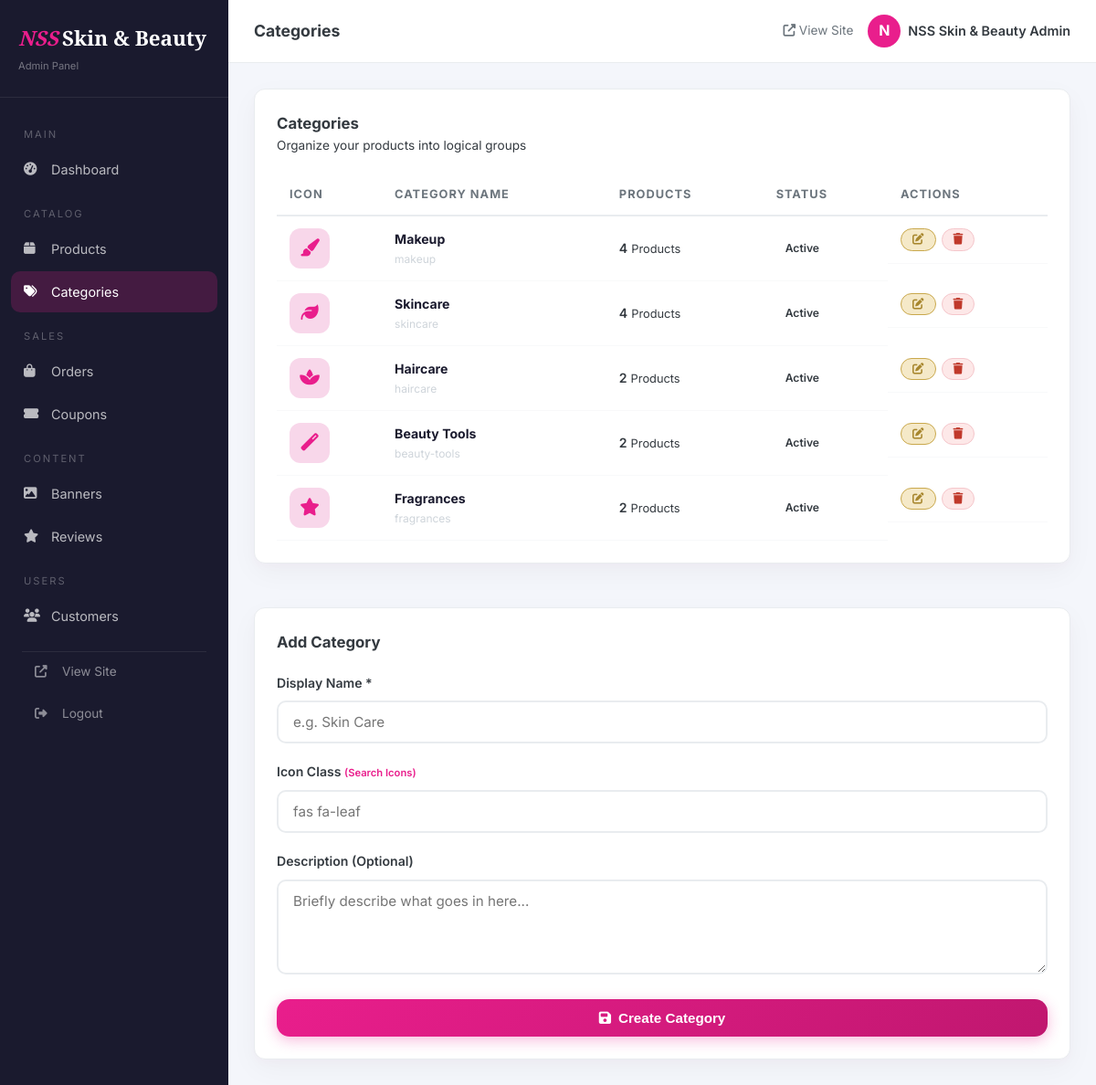
The app's page /categories.php (signed in) with its own data.
### tables this page shows
CREATE TABLE `categories` (
  `id` int(11) NOT NULL AUTO_INCREMENT,
  `name` varchar(100) NOT NULL,
  `slug` varchar(120) NOT NULL,
  `description` text DEFAULT NULL,
  `image` varchar(255) DEFAULT NULL,
  `icon` varchar(100) DEFAULT NULL,
  `parent_id` int(11) DEFAULT NULL,
  `status` enum('active','inactive') DEFAULT 'active',
  `sort_order` int(11) DEFAULT 0,
  `created_at` timestamp NOT NULL DEFAULT CURRENT_TIMESTAMP,
  PRIMARY KEY (`id`),
  UNIQUE KEY `slug` (`slug`),
  KEY `parent_id` (`parent_id`)
);

### database.php (called while the page is built, shortened)
<?php
class Database {
    private static $instance = null;
    private $conn;
    private function __construct() {
        try {
            $dsn = "mysql:host=" . DB_HOST . ";dbname=" . DB_NAME . ";charset=" . DB_CHARSET;
            $options = [
                PDO::ATTR_ERRMODE            => PDO::ERRMODE_EXCEPTION,
                PDO::ATTR_DEFAULT_FETCH_MODE => PDO::FETCH_ASSOC,
                PDO::ATTR_EMULATE_PREPARES   => false,
            ];
            $this->conn = new PDO($dsn, DB_USER, DB_PASS, $options);
        } catch (PDOException $e) {
            die('<div style="font-family:sans-serif;text-align:center;padding:40px;color:#c0392b;">
                <h2>Database Connection Error</h2>
                <p>Please make sure MySQL is running and the database <strong>ns_beauty</strong> exists.</p>
                <p><small>' . htmlspecialchars($e->getMessage()) . '</small></p>
                </div>');
        }
    }
    public static function getInstance() {
        if (self::$instance === null) {
            self::$instance = new self();
        }
        return self::$instance;
    }
    public function query($sql, $params = []) {
        $stmt = $this->conn->prepare($sql);
        $stmt->execute($params);
        return $stmt;
    }
    public function fetchAll($sql, $params = []) {
        return $this->query($sql, $params)->fetchAll();
    }
}
function db() {
    return Database::getInstance();
}

### functions.php (called while the page is built, shortened)
<?php
function sanitize($input) {
    return htmlspecialchars(trim($input), ENT_QUOTES, 'UTF-8');
}
    ?>

### categories.php (the view, shortened to what this page needs)
<?php
require_once '../includes/functions.php';
$editId = (int)($_GET['edit']??0);
$editCat = $editId ? db()->fetchOne("SELECT * FROM categories WHERE id=?",[$editId]) : null;
$categories = db()->fetchAll("SELECT c.*, (SELECT COUNT(*) FROM products WHERE category_id=c.id) as pcount FROM categories c ORDER BY c.sort_order");
?>
<!DOCTYPE html>
<html lang="en">
<head>
    <link rel="stylesheet" href="https://cdnjs.cloudflare.com/ajax/libs/font-awesome/6.5.0/css/all.min.css">
    <link rel="stylesheet" href="<?= SITE_URL ?>/assets/css/style.css">
</head>
<body>
<div class="admin-body">
    <?php include 'includes/sidebar.php'; ?>
    <div class="admin-main">
        <?php include 'includes/topbar.php'; ?>
        <div class="admin-content">
            <div style="display:grid;grid-template-columns: 1fr 340px; gap: 24px; align-items: start;">
                <div class="admin-card shadow-premium">
                    <div class="admin-card-header">
                        <div>
                            <h3>Categories</h3>
                            <p style="color:var(--gray-500);font-size:0.85rem">Organize your products into logical groups</p>
                        </div>
                    </div>
                    <div class="table-responsive">
                        <table class="data-table">
                            <thead>
                                <tr>
                                    <th>Icon</th>
                                    <th>Category Name</th>
                                    <th>Products</th>
                                    <th>Status</th>
                                    <th>Actions</th>
                                </tr>
                            </thead>
                            <tbody>
                                <?php foreach ($categories as $c): ?>
                                    <tr>
                                        <td><div class="category-icon-preview"><i class="<?= $c['icon'] ?: 'fas fa-folder' ?>"></i></div></td>
                                        <td>
                                            <div style="font-weight:700;color:var(--dark)"><?= sanitize($c['name']) ?></div>
                                            <div style="font-size:0.75rem;color:var(--gray-400)"><?= $c['slug'] ?></div>
                                        </td>
                                        <td><span style="font-weight:600"><?= $c['pcount'] ?></span> <span style="font-size:0.8rem;color:var(--gray-500)">Products</span></td>
                                        <td><span class="order-status status-<?= $c['status'] ?>"><?= ucfirst($c['status']) ?></span></td>
                                        <td class="table-actions">
                                            <a href="?edit=<?= $c['id'] ?>" class="btn btn-sm btn-edit" title="Edit"><i class="fas fa-edit"></i></a>
                                            <a href="?delete=<?= $c['id'] ?>" class="btn btn-sm btn-delete" onclick="return confirm('Delete? This may affect products in this category.')" title="Delete"><i class="fas fa-trash"></i></a>
                                        </td>
                                    </tr>
                                <?php endforeach; ?>
                            </tbody>
                        </table>
                    </div>
                </div>
                <div class="admin-card shadow-premium stick-top">
                    <div class="admin-card-header">
                        <h3><?= $editCat ? 'Edit Category' : 'Add Category' ?></h3>
                    </div>
                    <form method="POST" class="mt-16">
                        <div class="form-group">
                            <label>Display Name *</label>
                            <input type="text" name="name" class="form-control" value="<?= sanitize($editCat['name']??'') ?>" placeholder="e.g. Skin Care" required>
                        </div>
                        <div class="form-group">
                            <label>Icon Class <a href="https://fontawesome.com/v5/search?m=free" target="_blank" style="font-size:0.7rem;color:var(--pink)">(Search Icons)</a></label>
                            <input type="text" name="icon" class="form-control" value="<?= sanitize($editCat['icon']??'') ?>" placeholder="fas fa-leaf">
                        </div>
                        <div class="form-group">
                            <label>Description (Optional)</label>
                            <textarea name="description" class="form-control" rows="4" placeholder="Briefly describe what goes in here..."><?= sanitize($editCat['description']??'') ?></textarea>
                        </div>
                        <div style="display:flex;flex-direction:column;gap:10px;margin-top:20px">
                            <button type="submit" class="btn btn-primary" style="justify-content:center"><i class="fas fa-save"></i> <?= $editCat ? 'Update' : 'Create' ?> Category</button>
                        </div>
                    </form>
                </div>
            </div>
        </div>
    </div>
</div>
</body>
</html>

### style.css (style rules this page uses)
:root { --pink: #e91e8c; --pink-light: #f8d7ea; --pink-dark: #c0176f; --gold: #c9a84c; --gold-light: #f5e9c8; --gold-dark: #a8872e; --white: #ffffff; --off-white: #fdf6fb; --gray-100: #f8f9fa; --gray-200: #e9ecef; --gray-400: #ced4da; --gray-600: #6c757d; --gray-800: #343a40; --dark: #1a1a2e; --shadow-sm: 0 2px 8px rgba(233,30,140,0.08); --shadow-md: 0 8px 24px rgba(233,30,140,0.12); --shadow-lg: 0 16px 48px rgba(0,0,0,0.12); --border-radius: 12px; --transition: all 0.3s ease; }
*, *::before, *::after { box-sizing: border-box; margin: 0; padding: 0; }
html { scroll-behavior: smooth; }
body { font-family: 'Inter', sans-serif; color: var(--gray-800); background: var(--white); line-height: 1.6; overflow-x: hidden; }
a { text-decoration: none; color: inherit; transition: var(--transition); }
.btn { display: inline-flex; align-items: center; gap: 8px; padding: 12px 28px; border-radius: 50px; font-size: 0.95rem; font-weight: 600; cursor: pointer; border: none; transition: var(--transition); }
.btn-primary { background: linear-gradient(135deg, var(--pink), var(--pink-dark)); color: #fff; box-shadow: 0 4px 15px rgba(233,30,140,0.3); }
.form-group { margin-bottom: 20px; }
.form-group label { display: block; font-size: 0.88rem; font-weight: 600; margin-bottom: 8px; color: var(--gray-800); }
.form-control { width: 100%; padding: 12px 16px; border: 2px solid var(--gray-200); border-radius: 10px; font-size: 0.95rem; outline: none; transition: var(--transition); font-family: inherit; background: #fff; box-sizing: border-box; }
.order-status { display: inline-block; padding: 3px 10px; border-radius: 20px; font-size: 0.76rem; font-weight: 600; }
.admin-body { display: flex; min-height: 100vh; background: #f4f6fb; }
.admin-main { flex: 1; overflow-x: hidden; }
.admin-content { padding: 28px; }
.admin-card { background: #fff; border-radius: var(--border-radius); border: 1px solid var(--gray-200); padding: 24px; margin-bottom: 24px; }
.admin-card-header { display: flex; align-items: center; justify-content: space-between; margin-bottom: 20px; }
.admin-card-header h3 { font-size: 1.05rem; font-weight: 700; }
.data-table { width: 100%; border-collapse: collapse; }
.data-table th { padding: 12px 14px; border-bottom: 2px solid var(--gray-200); text-align: left; font-size: 0.8rem; text-transform: uppercase; letter-spacing: 1px; color: var(--gray-600); }
.data-table td { padding: 13px 14px; border-bottom: 1px solid var(--gray-100); font-size: 0.88rem; }
.table-actions { display: flex; gap: 6px; }
.btn-sm { padding: 5px 12px; font-size: 0.78rem; border-radius: 6px; }
.btn-edit { background: var(--gold-light); color: var(--gold-dark); border: 1px solid var(--gold); }
.btn-delete { background: #fde8e8; color: #c0392b; border: 1px solid #f5c6cb; }
.mt-16 { margin-top: 16px; }
.shadow-premium { box-shadow: 0 10px 30px rgba(0,0,0,0.04), 0 4px 8px rgba(233,30,140,0.02); }
@media (max-width: 1200px) { .admin-content > div[style*="grid-template-columns: 1fr 340px"] { display: grid; grid-template-columns: 1fr !important; gap: 20px; } }
.btn { border-radius: 14px; }

### categories.php (style rules this page uses)
body { background: #f8fafc; }
.category-icon-preview { width: 44px; height: 44px; background: var(--pink-light); color: var(--pink); border-radius: 12px; display: flex; align-items: center; justify-content: center; font-size: 1.2rem; }

### records on screen
categories: name "Makeup", slug "makeup", pcount "4", status "Active"
categories: name "Skincare", slug "skincare", pcount "4", status "Active"
categories: name "Haircare", slug "haircare", pcount "2", status "Active"
categories: name "Beauty Tools", slug "beauty-tools", pcount "2", status "Active"
categories: name "Fragrances", slug "fragrances", pcount "2", status "Active"

### other values on screen
$titles[basename($_SERVER['PHP_SELF'],'.php')] "Categories"
substr($adminUser,0,1) "N"
$adminUser "NSS Skin & Beauty Admin"
